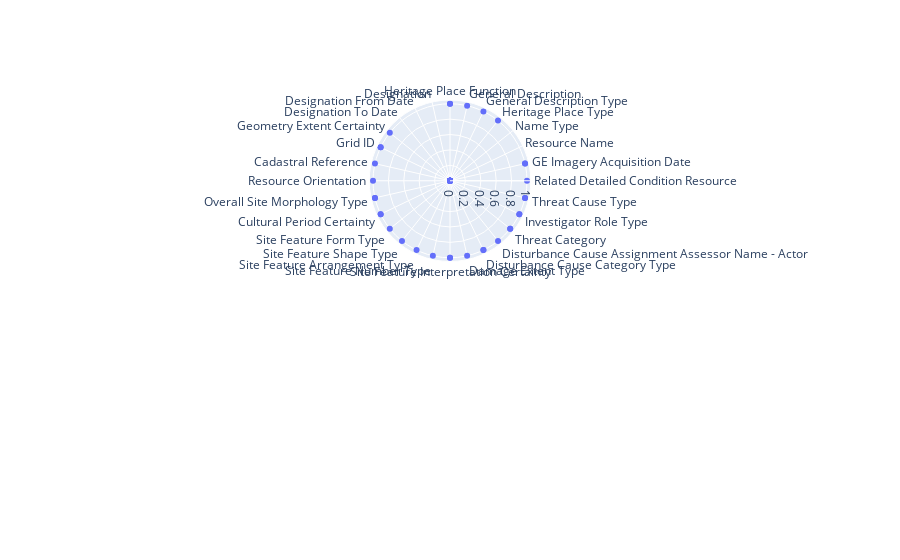

Here is the notebook cell this chart was saved with:
### Code cell
fig = make_subplots(rows=2, cols=1, specs=[[{'type': 'polar'}]*1]*2)
fig.add_trace(go.Scatterpolar(
	name = "my name",
        r = melted_df['Value'],
        theta = melted_df['field'],
        mode = 'markers',
    ), 1, 1)

### Figure 1 — Plotly figure (JSON) as saved in the notebook; plotly's stock layout.template omitted (floating-point values rounded to 4 significant figures)
{"data": [{"mode": "markers", "name": "my name", "r": [0, 1, 0, 0, 0, 0, 0, 1, 0, 0, 0, 0, 1, 0, 0, 1, 1, 0, 0, 0, 0, 1, 0, 1, 0, 1, 1, 1, 1, 1, 1, 0, 0, 1, 1, 1, 1, 0, 0, 0, 1, 1, 1, 1, 1, 1, 1, 1, 1, 1, 1, 1, 1, 1, 1, 1], "subplot": "polar", "theta": ["Related Detailed Condition Resource", "GE Imagery Acquisition Date", "Resource Name", "Name Type", "Heritage Place Type", "General Description Type", "General Description", "Heritage Place Function", "Designation", "Designation From Date", "Designation To Date", "Geometry Extent Certainty", "Grid ID", "Cadastral Reference", "Resource Orientation", "Overall Site Morphology Type", "Cultural Period Certainty", "Site Feature Form Type", "Site Feature Shape Type", "Site Feature Arrangement Type", "Site Feature Number Type", "Site Feature Interpretation Certainty", "Damage Extent Type", "Disturbance Cause Category Type", "Disturbance Cause Assignment Assessor Name - Actor", "Threat Category", "Investigator Role Type", "Threat Cause Type", "Investigator Role Type", "Threat Category", "GE Imagery Acquisition Date", "Resource Name", "Name Type", "Heritage Place Type", "General Description Type", "General Description", "Heritage Place Function", "Designation", "Designation From Date", "Designation To Date", "Geometry Extent Certainty", "Threat Cause Type", "Grid ID", "Resource Orientation", "Overall Site Morphology Type", "Cultural Period Certainty", "Site Feature Form Type", "Site Feature Shape Type", "Site Feature Arrangement Type", "Site Feature Number Type", "Site Feature Interpretation Certainty", "Damage Extent Type", "Disturbance Cause Category Type", "Disturbance Cause Assignment Assessor Name - Actor", "Cadastral Reference", "Related Detailed Condition Resource"], "type": "scatterpolar"}], "layout": {"polar": {"domain": {"x": [0, 1], "y": [0.575, 1]}}, "polar2": {"domain": {"x": [0, 1], "y": [0, 0.425]}}}}
